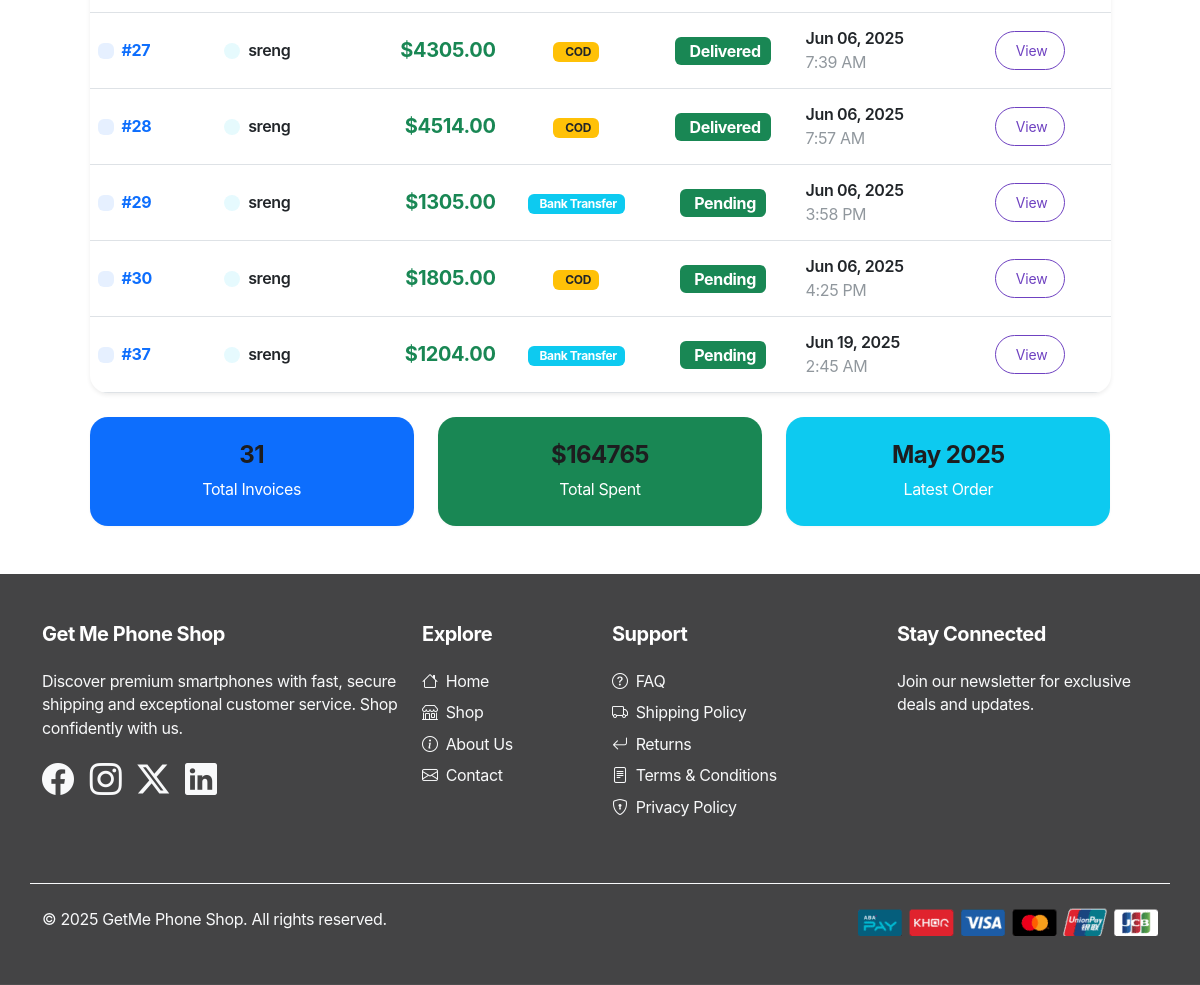
Page /payment/customer_invoice_list/ (signed in, lower part) on the earlier database version.
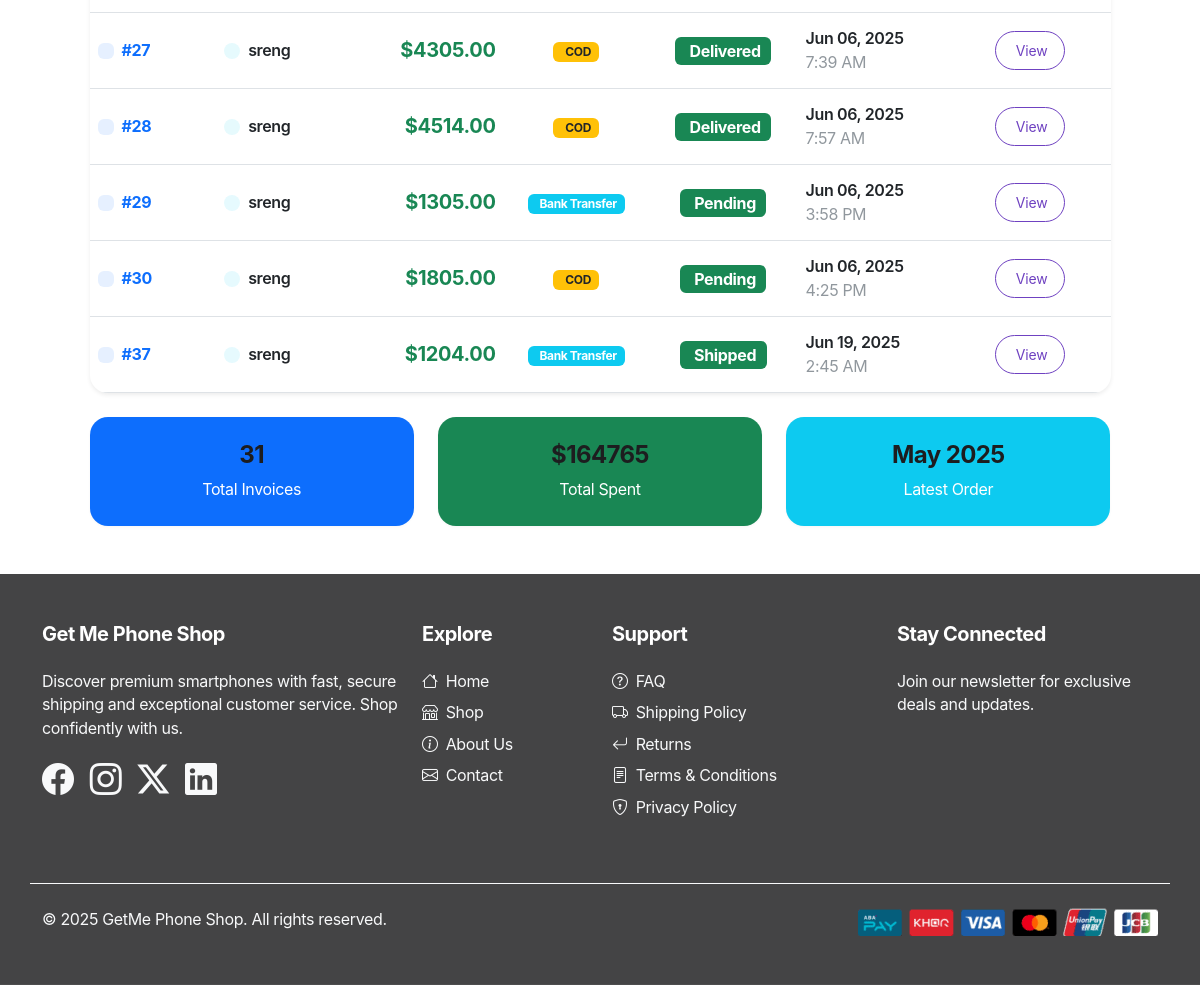
Same page on the later database version.
### payment/models.py (models this page shows, shortened)
class Order(models.Model):
    class StatusChoices(models.TextChoices):
        PENDING = 'PENDING', 'Pending'
        SHIPPED = 'SHIPPED', 'Shipped'
        DELIVERED = 'DELIVERED', 'Delivered'
        CANCELLED = 'CANCELLED', 'Cancelled'
    class PaymentMethodChoices(models.TextChoices):
        COD = 'cod', 'Pay on Delivery'
        BANK_TRANSFER = 'bank_transfer', 'Bank Transfer'
    user = models.ForeignKey(User, on_delete=models.CASCADE, null=True, blank=True)
    shipping_address = models.ForeignKey(ShippingAddress, on_delete=models.SET_NULL, null=True)
    delivery_option = models.ForeignKey(DeliveryOption, on_delete=models.SET_NULL, null=True)
    payment_method = models.CharField(max_length=20, choices=PaymentMethodChoices.choices, default=PaymentMethodChoices.COD)
    amount_paid = models.DecimalField(max_digits=10, decimal_places=2)
    date_ordered = models.DateTimeField(auto_now_add=True)
    status = models.CharField(max_length=20, choices=StatusChoices.choices, default=StatusChoices.PENDING)
    date_shipped = models.DateTimeField(blank=True, null=True)

### payment/views.py (the view)
# urls.py: path('customer_invoice_list/', views.customer_invoice_list, name="customer_invoice_list"),
@login_required(login_url='/register/')
def customer_invoice_list(request):
    email = request.GET.get('email')
    orders = []
    if not email and request.user.is_authenticated:
        email = request.user.email
    if email:
        orders = Order.objects.filter(shipping_address__shipping_email=email).select_related('shipping_address', 'delivery_option').prefetch_related('orderitem_set__product')
        if not orders:
            messages.info(request, 'No invoices found for this email address.')
    context = {
        'orders': orders,
        'email': email
    }
    return render(request, 'payment/customer_invoice_list.html', context)

### cart/cart.py (called while the page is built)
    def __len__(self):
        return sum(item['quantity'] for item in self.cart.values())

### cart/context_processors.py (called while the page is built)
def cart(request):
    return {'cart': Cart(request)}

### payment/templates/payment/customer_invoice_list.html (shortened to what the changed rows need)
{% extends 'store/main.html' %}{% load static %}
{% block content %}
<div class="container my-5">
  <div class="row justify-content-center">
    <div class="col-lg-11">
      <div class="card shadow-sm">
        <div class="card-body p-0">
          {% if orders %}
          <div class="table-responsive">
            <table class="table table-hover mb-0">
              <tbody>
                {% for order in orders %}
                <tr class="align-middle">
                  <td>
                    <div class="d-flex align-items-center">
                      <div class="bg-primary bg-opacity-10 rounded p-2 me-2">
                      </div>
                      <span class="fw-bold text-primary">#{{ order.id }}</span>
                    </div>
                  </td>
                  <td>
                    <div class="d-flex align-items-center">
                      <div class="bg-info bg-opacity-10 rounded-circle p-2 me-2">
                      </div>
                      <div>
                        {% if order.user %}
                          <span class="fw-semibold">{{ order.user.username }}</span>
                        {% elif order.shipping_address %}
                          <span class="fw-semibold">{{ order.shipping_address.shipping_full_name }}</span>
                        {% else %}
                          <span class="text-muted fst-italic">N/A</span>
                        {% endif %}
                      </div>
                    </div>
                  </td>
                  <td class="text-end">
                    <span class="fw-bold text-success fs-5">${{ order.amount_paid|floatformat:2 }}</span>
                  </td>
                  <td class="text-center">
                    {% if order.payment_method == 'cod' %}
                      <span class="badge bg-warning text-dark">
                        <i class="fas fa-truck me-1"></i>COD
                      </span>
                    {% elif order.payment_method == 'bank_transfer' %}
                      <span class="badge bg-info">
                        Bank Transfer
                      </span>
                    {% else %}
                      <span class="badge bg-secondary">{{ order.payment_method }}</span>
                    {% endif %}
                  </td>
                  <td class="text-center">
                    <span class="badge bg-success fs-6">
                      {{ order.get_status_display }}
                    </span>
                  </td>
                  <td>
                    <div class="text-nowrap">
                      <div class="fw-semibold">{{ order.date_ordered|date:"M d, Y" }}</div>
                      <small class="text-muted">{{ order.date_ordered|date:"g:i A" }}</small>
                    </div>
                  </td>
                  <td class="text-center">
                    <div class="btn-group" role="group">
                      <a href="{% url 'customer_invoice_detail' order.id %}"
                         class="btn btn-outline-primary btn-sm"
                         data-bs-toggle="tooltip"
                         title="View Invoice Details">
                        View
                      </a>
                    </div>
                  </td>
                </tr>
                {% endfor %}
              </tbody>
            </table>
          </div>
          {% endif %}
        </div>
      </div>
    </div>
  </div>
</div>
{% endblock content %}

Differences in the rows shown:
changed Order "2:45 AM": status "Pending" → "Shipped"
